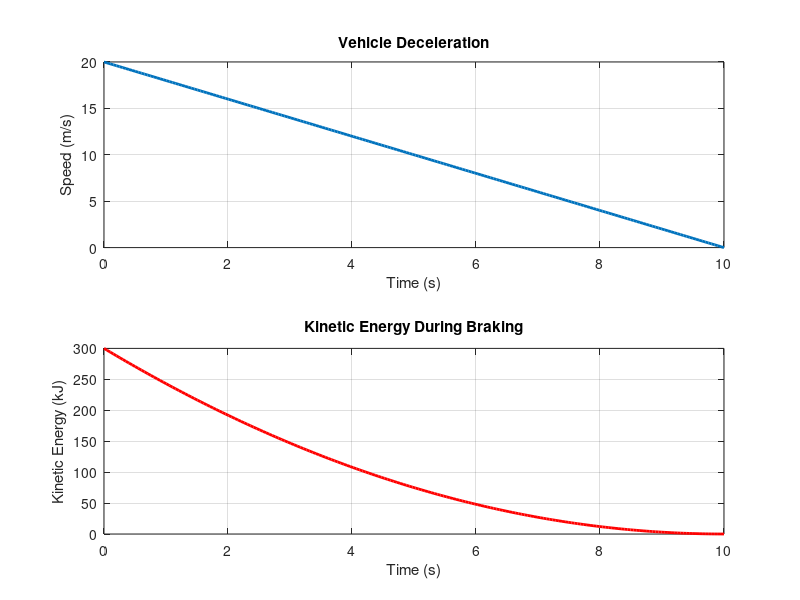

The MATLAB source for this figure: (Note: this script raises an error after producing the figure.)
%% Regenerative Braking Simulation - MATLAB
% Author: Akshat Kumar
% Year: 2025
% Description:
% Simulates regenerative braking in a hybrid/electric vehicle and calculates
% recovered energy during deceleration.

clear; clc; close all;

% ------------------------------
% Vehicle Parameters
% ------------------------------
m = 1500;               % mass of vehicle (kg)
v0 = 20;                 % initial speed (m/s) ~ 72 km/h
v_end = 0;               % final speed (m/s)
regen_eff = 0.75;        % regenerative braking efficiency (75%)
wheel_radius = 0.3;      % wheel radius (m)
g = 9.81;                % gravity (m/s^2)

% ------------------------------
% Deceleration Parameters
% ------------------------------
decel = 2;               % constant deceleration (m/s^2)
time = (v0 - v_end) / decel;   % braking time
t = linspace(0, time, 200);    % time vector
v = v0 - decel * t;            % velocity profile

% ------------------------------
% Energy Calculations
% ------------------------------
% Kinetic Energy at each time step
KE = 0.5 * m .* v.^2;

% Total kinetic energy lost during braking
KE_lost = 0.5 * m * (v0^2 - v_end^2);

% Energy recovered through regenerative braking
E_recovered = regen_eff * KE_lost;

fprintf('Total Kinetic Energy Lost: %.2f kJ\n', KE_lost/1000);
fprintf('Energy Recovered: %.2f kJ\n', E_recovered/1000);

% ------------------------------
% Plotting
% ------------------------------
figure;
subplot(2,1,1);
plot(t, v, 'LineWidth', 2);
xlabel('Time (s)');
ylabel('Speed (m/s)');
title('Vehicle Deceleration');
grid on;

subplot(2,1,2);
plot(t, KE/1000, 'r', 'LineWidth', 2);
xlabel('Time (s)');
ylabel('Kinetic Energy (kJ)');
title('Kinetic Energy During Braking');
grid on;

sgtitle('Regenerative Braking Simulation - MATLAB');

